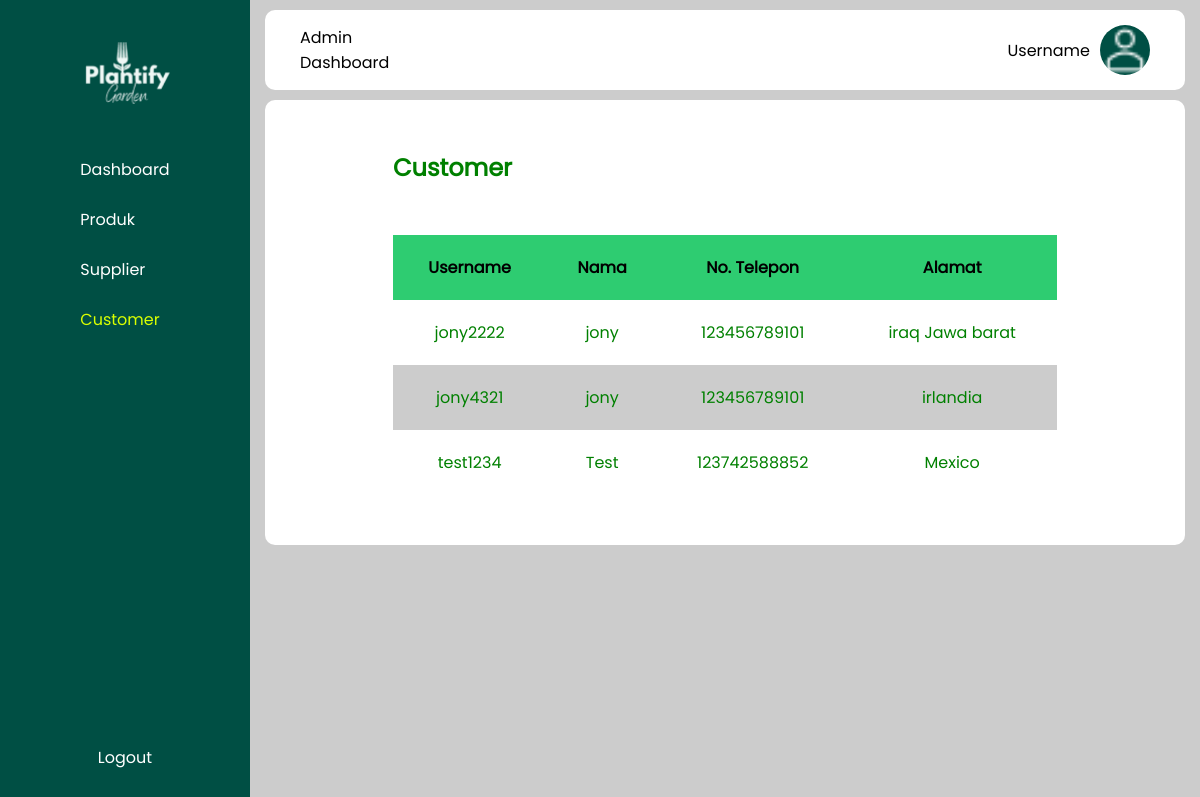
The app's page /app/admin/customer.php (signed in) with its own data.
### tables this page shows
CREATE TABLE `customer` (
  `username` varchar(100) NOT NULL,
  `password` varchar(64) NOT NULL,
  `nama` varchar(100) NOT NULL,
  `no_telepon` varchar(100) NOT NULL,
  `alamat` varchar(100) NOT NULL
);

### app/database.php (called while the page is built, shortened)
<?php
function getAllDataCustomer()
{
	try {
		$statement = DB->prepare("SELECT * FROM customer");
		$statement->execute();
		return $statement->fetchAll(PDO::FETCH_ASSOC);
	} catch (PDOException $err) {
		echo $err->getMessage();
	}
}

### app/admin/customer.php (the view, shortened to what this page needs)
<?php
require_once(BASEPATH . "/app/admin/templates/sidebar.php");
require_once(BASEPATH . "/app/admin/templates/header.php");
$customers = getAllDataCustomer();
?>
        <div class="wadah">
            <div class="judul">
                <h2>Customer</h2>
            </div>
            <table>
                <tr>
                    <th>Username</th>
                    <th>Nama</th>
                    <th>No. Telepon</th>
                    <th>Alamat</th>
                </tr>
                <?php foreach ($customers as $customer): ?>
                    <tr>
                        <td><?= $customer['username']; ?></td>
                        <td><?= $customer['nama']; ?></td>
                        <td><?= $customer['no_telepon']; ?></td>
                        <td><?= $customer['alamat']; ?></td>
                    </tr>
                <?php endforeach; ?>
            </table>
        </div>
    </div>
</body>
</html>

### assets/styles/style_admin.css (style rules this page uses)
* { margin: 0; padding: 0; box-sizing: border-box; --hijau: #004f44; --poppins: "Poppins", sans-serif; --monsterrat: "Montserrat"; font-family: var(--poppins); }
body { background-color: #ccc; }
.judul { display: flex; justify-content: space-between; align-items: center; font-family: var(--monsterrat); margin-bottom: 50px; color: green; }
.wadah { padding: 50px 128px; color: green; background-color: #fff; margin: 10px 15px; border-radius: 10px; }
table { width: 100%; border-collapse: collapse; }
th { background-color: #2ecc71; padding: 20px; color: black; }
td { text-align: center; padding: 20px; }
tr:nth-child(odd) { background-color: #ccc; }

### records on screen
customer: username "jony2222", nama "jony", no_telepon "123456789101", alamat "iraq Jawa barat"
customer: username "jony4321", nama "jony", no_telepon "123456789101", alamat "irlandia"
customer: username "test1234", nama "Test", no_telepon "123742588852", alamat "Mexico"
